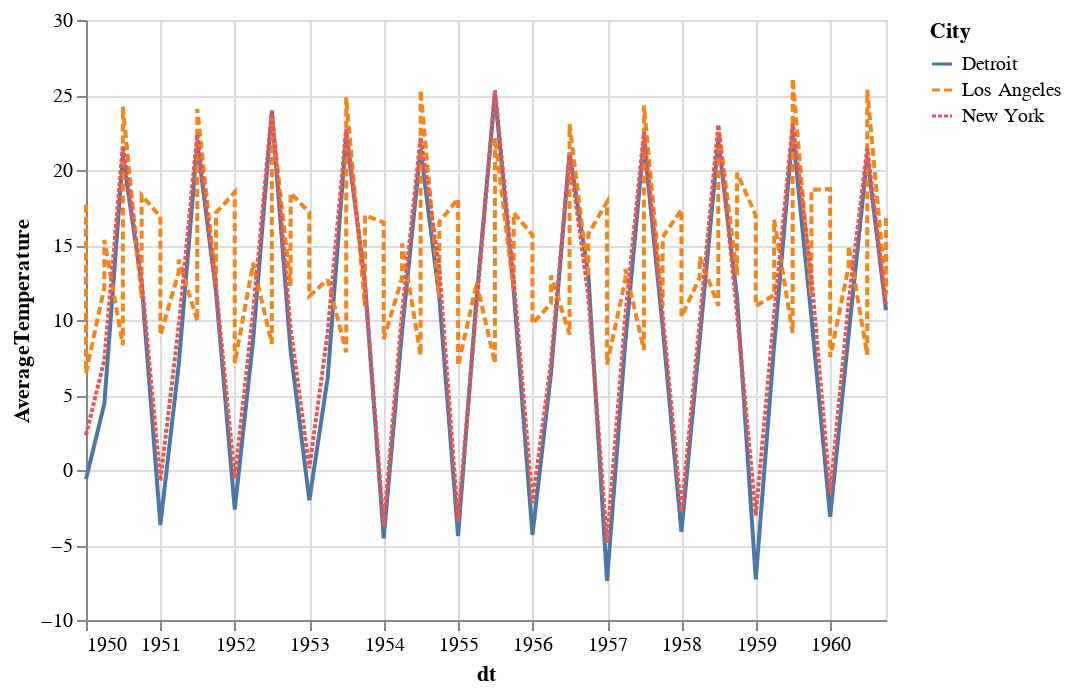

The notebook cell this image was saved under:
### Markdown cell above
How does the temperature vary over a 5 year period?

### Code cell
filter = df["City"].isin(["New York", "Los Angeles", "Detroit"]) & (df["Year"] >= 1950) & (df["Year"] <= 1960)
period = df.loc[filter]
chart = (alt.Chart(period)
         .mark_line()
         .encode(x = "dt",
                 y = "AverageTemperature",
                 color = "City",
                 strokeDash = "City"))
chart

### Figure 1 — Vega-Lite specification as saved in the notebook (floating-point values rounded to 4 significant figures; data arrays with more than 128 entries replaced by an {"elided": "..."} marker saying what was removed)
{"config": {"view": {"continuousWidth": 400, "continuousHeight": 300}}, "data": {"name": "data-ec508f16326b88af13b64bfb64a361f5"}, "mark": "line", "encoding": {"color": {"type": "nominal", "field": "City"}, "strokeDash": {"type": "nominal", "field": "City"}, "x": {"type": "temporal", "field": "dt"}, "y": {"type": "quantitative", "field": "AverageTemperature"}}, "$schema": "https://vega.github.io/schema/vega-lite/v4.8.1.json", "datasets": {"data-ec508f16326b88af13b64bfb64a361f5": {"elided": "176 records"}}}
